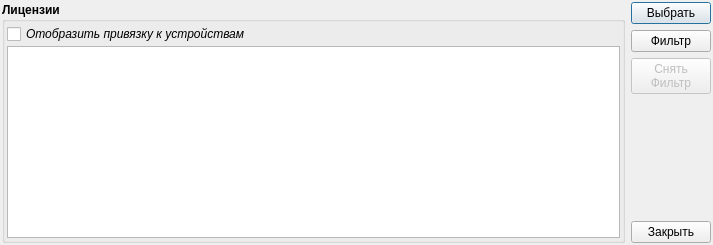
<?xml version="1.0" encoding="UTF-8"?>
<ui version="4.0">
 <class>SelectLicense</class>
 <widget class="QDialog" name="SelectLicense">
  <property name="geometry">
   <rect>
    <x>0</x>
    <y>0</y>
    <width>713</width>
    <height>245</height>
   </rect>
  </property>
  <property name="windowTitle">
   <string>Выбор лицензии</string>
  </property>
  <layout class="QHBoxLayout" name="horizontalLayout">
   <property name="margin">
    <number>2</number>
   </property>
   <item>
    <widget class="QGroupBox" name="groupBox">
     <property name="font">
      <font>
       <weight>75</weight>
       <bold>true</bold>
      </font>
     </property>
     <property name="title">
      <string>Лицензии</string>
     </property>
     <layout class="QVBoxLayout" name="verticalLayout_2">
      <property name="spacing">
       <number>2</number>
      </property>
      <property name="margin">
       <number>2</number>
      </property>
      <item>
       <widget class="QCheckBox" name="showParentDevice">
        <property name="font">
         <font>
          <weight>50</weight>
          <italic>true</italic>
          <bold>false</bold>
         </font>
        </property>
        <property name="text">
         <string>Отобразить привязку к устройствам</string>
        </property>
       </widget>
      </item>
      <item>
       <widget class="QTreeView" name="licenseView">
        <property name="editTriggers">
         <set>QAbstractItemView::NoEditTriggers</set>
        </property>
        <property name="alternatingRowColors">
         <bool>true</bool>
        </property>
        <property name="allColumnsShowFocus">
         <bool>true</bool>
        </property>
       </widget>
      </item>
     </layout>
    </widget>
   </item>
   <item>
    <layout class="QVBoxLayout" name="verticalLayout">
     <item>
      <widget class="QPushButton" name="selectButton">
       <property name="text">
        <string>Выбрать</string>
       </property>
       <property name="icon">
        <iconset resource="../icons.qrc">
         <normaloff>:/16x16/apply/ico/apply_16x16.png</normaloff>:/16x16/apply/ico/apply_16x16.png</iconset>
       </property>
      </widget>
     </item>
     <item>
      <widget class="QPushButton" name="setFilterButton">
       <property name="text">
        <string>Фильтр</string>
       </property>
       <property name="icon">
        <iconset resource="../icons.qrc">
         <normaloff>:/16x16/add/ico/add_filter_16x16.gif</normaloff>:/16x16/add/ico/add_filter_16x16.gif</iconset>
       </property>
      </widget>
     </item>
     <item>
      <widget class="QPushButton" name="clearFilterButton">
       <property name="enabled">
        <bool>false</bool>
       </property>
       <property name="text">
        <string>Снять
Фильтр</string>
       </property>
       <property name="icon">
        <iconset resource="../icons.qrc">
         <normaloff>:/16x16/cancelDel/ico/del_filter_16x16.gif</normaloff>:/16x16/cancelDel/ico/del_filter_16x16.gif</iconset>
       </property>
      </widget>
     </item>
     <item>
      <spacer name="verticalSpacer">
       <property name="orientation">
        <enum>Qt::Vertical</enum>
       </property>
       <property name="sizeHint" stdset="0">
        <size>
         <width>20</width>
         <height>40</height>
        </size>
       </property>
      </spacer>
     </item>
     <item>
      <widget class="QPushButton" name="closeButton">
       <property name="text">
        <string>Закрыть</string>
       </property>
       <property name="icon">
        <iconset resource="../icons.qrc">
         <normaloff>:/16x16/cancelDel/ico/button_cancel_16x16 (1).png</normaloff>:/16x16/cancelDel/ico/button_cancel_16x16 (1).png</iconset>
       </property>
      </widget>
     </item>
    </layout>
   </item>
  </layout>
 </widget>
 <resources>
  <include location="../icons.qrc"/>
 </resources>
 <connections>
  <connection>
   <sender>closeButton</sender>
   <signal>clicked()</signal>
   <receiver>SelectLicense</receiver>
   <slot>close()</slot>
   <hints>
    <hint type="sourcelabel">
     <x>653</x>
     <y>228</y>
    </hint>
    <hint type="destinationlabel">
     <x>632</x>
     <y>136</y>
    </hint>
   </hints>
  </connection>
 </connections>
</ui>
